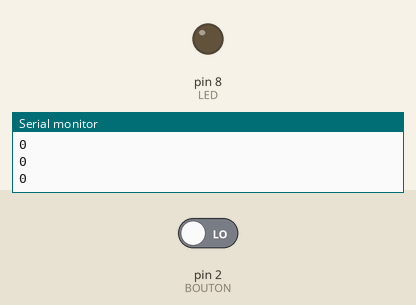
Simulated run of this sketch. Board: Arduino Uno, built with avr-gcc and run on an emulated ATmega328P. On the bench: output pins drawn as LEDs (lit = HIGH), the last lines printed to the serial monitor. Inputs (shaded band) come from the test bench; at power-on: pin 2 (BOUTON) LOW.

Above: at 1.2 s.
1.3 s: pin 2 (BOUTON) driven HIGH
At 2.2 s:
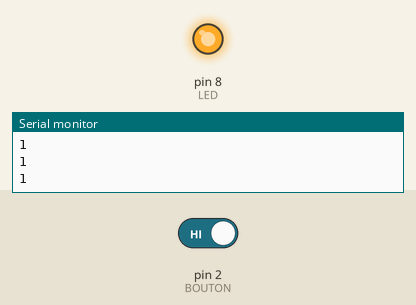
2.8 s: pin 2 (BOUTON) driven LOW
At 3.4 s:
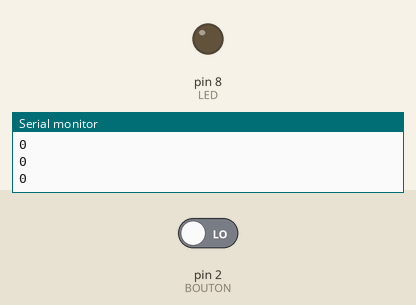
Timing chart, 0 to 5.8 s (numbered marks = the images above; inputs shaded):
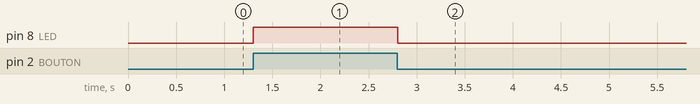

The sketch:

bouton-v1.ino
```cpp
// bouton-v1 : la LED s'allume tant qu'on appuie sur le bouton
// Montage : bouton entre 5V et broche 2 ; résistance de rappel 10 kilohms entre broche 2 et GND
//           LED sur la broche 8 avec sa résistance de 220 ohms

const int BOUTON = 2;
const int LED = 8;

void setup() {
  pinMode(BOUTON, INPUT);
  pinMode(LED, OUTPUT);
  Serial.begin(9600);           // ouvrir le moniteur série à 9600 bauds
}

void loop() {
  int etat = digitalRead(BOUTON);   // 1 si appuyé, 0 sinon
  Serial.println(etat);
  if (etat == HIGH) {
    digitalWrite(LED, HIGH);
  } else {
    digitalWrite(LED, LOW);
  }
  delay(100);
}
```

Measured:
- after the input at 1.3 s, pin 8 (LED): LOW → HIGH at once
- after the input at 2.8 s, pin 8 (LED): HIGH → LOW at once
